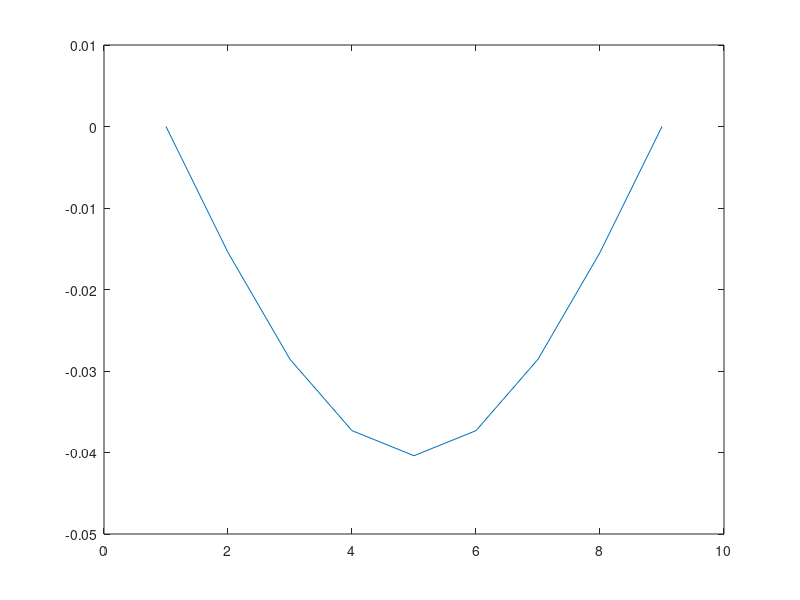

Source code (MATLAB):
% Reseni prihradove konstrukce (predmet NLMECH)
%
% Teorie 2. radu
%

clear; clc

% Dimenze ulohy (2 stupne volnosti:u,v, 2 uzly na prutu):
ndof = 3 ;
puzlu= 2 ;  

% ZADANI - material:
E=210e9 ;
bx=0.001;
hx=0.2;
A=bx*hx;
I=(1/12)*(bx)*(hx^3);

% ZADANI - geometrie:
uzly=[
0.0  0 ;
0.25 0 ;
0.5 0 ;
0.75 0 ;
1.0  0 ;
1.25  0 ;
1.5  0 ;
1.75  0 ;
2.0  0 
];

uzly = 8*uzly;
pruty=[
1 2 ;
2 3 ;
3 4 ;
4 5 ;
5 6 ;
6 7 ;
7 8 ;
8 9 ;
];

nuzlu=size(uzly,1);
nprutu=size(pruty,1);

% ZADANI - podpory (uzel,smer,velikost):
podpory=[
1 1 0 ;
1 2 0  ;
9 2 0 ];
npodpor=size(podpory,1);

% ZADANI - sily (uzel,smer,velikost):
sily=[
9 1 -1000 ];
nsil=size(sily,1);

% VYPOCET: --------------------------------

% Vypocet kodovych cisel:
kcis=zeros(nprutu,ndof*puzlu);
for i=1:nprutu
  for j=1:puzlu
    for k=1:ndof
      kcis(i, ((j-1)*ndof+k))=(pruty(i,j)-1)*ndof+k ;
    end
  end
end

% Nulovani matic a vektoru:
velikost = nuzlu*ndof;

K = zeros(velikost);
M = zeros(velikost);
u = zeros(velikost,1);
F = zeros(velikost,1);

% Sestaveni a lokalizace matic tuhosti:
for i=1:nprutu
  Keg=zeros(puzlu*ndof);

	% Delka prutu
	dx2 = (uzly(pruty(i,1),1)-uzly(pruty(i,2),1))^2;
	dy2 = (uzly(pruty(i,1),2)-uzly(pruty(i,2),2))^2;
	L = sqrt(dx2 + dy2);

	% Matice tuhosti:
  Keg=[ E*A/L 0 0 -E*A/L 0 0 ;
        0 12*E*I/L^3 6*E*I/L^2 0 -12*E*I/L^3 6*E*I/L^2 ;
        0 6*E*I/L^2 4*E*I/L 0 -6*E*I/L^2 2*E*I/L ;
        -E*A/L 0  0 E*A/L 0 0 ;
        0 -12*E*I/L^3 -6*E*I/L^2 0 12*E*I/L^3 -6*E*I/L^2 ;
        0 6*E*I/L^2 2*E*I/L 0 -6*E*I/L^2 4*E*I/L ];

	% Transformace:
	s = (uzly(pruty(i,2),2)-uzly(pruty(i,1),2))/L;
	c = (uzly(pruty(i,2),1)-uzly(pruty(i,1),1))/L;
  T = [ c  s  0  0  0  0 ; 
       -s  c  0  0  0  0 ;
        0  0  1  0  0  0 ; 
        0  0  0  c  s  0 ; 
        0  0  0 -s  c  0 ;
        0  0  0  0  0  1 ]  ;
  Ke = T' * Keg * T;
  
	% Samotna lokalizace:
  for j=1:(puzlu*ndof)
    for k=1:(puzlu*ndof)
      K(kcis(i,j),kcis(i,k)) = K(kcis(i,j),kcis(i,k))+Ke(j,k);
    end
  end
end

% Zatizeni:
for i=1:nsil
	iuz=sily(i,1);
	ismer=sily(i,2);
	pos = (ndof*(iuz-1))+ismer;
  F(pos) = F(pos)+sily(i,3);
end

% Podpory:
for i=1:npodpor
	iuz=podpory(i,1);
	ismer=podpory(i,2);
	pos = (ndof*(iuz-1))+ismer;
  u(pos) = u(pos)+podpory(i,3);
	for j=1:velikost
    K(pos,j) = 0.0 ;
    K(j,pos) = 0.0 ;
  end
	K(pos,pos) = 1.0 ;
end

% RESENI soustavy rovnic:
u=K\F ;

% Vypocet vysledku na prutech:
for i=1:nprutu
  Mn=zeros(puzlu*ndof);
  Mb=zeros(puzlu*ndof);
  Mg=zeros(puzlu*ndof);
	ue  = zeros(puzlu*ndof,1);
	uel = zeros(puzlu*ndof,1);

	% Ziskani lokalnich vektoru deformaci:
	for j=1:(puzlu*ndof)
		ue(j) = u(kcis(i,j));
	end

	% Transformace:
	dx2 = (uzly(pruty(i,1),1)-uzly(pruty(i,2),1))^2;
	dy2 = (uzly(pruty(i,1),2)-uzly(pruty(i,2),2))^2;
	L = sqrt(dx2 + dy2);

	s = (uzly(pruty(i,2),2)-uzly(pruty(i,1),2))/L;
	c = (uzly(pruty(i,2),1)-uzly(pruty(i,1),1))/L;
  T = [ c  s  0  0  0  0 ; 
       -s  c  0  0  0  0 ;
        0  0  1  0  0  0 ; 
        0  0  0  c  s  0 ; 
        0  0  0 -s  c  0 ;
        0  0  0  0  0  1 ]  ;
  uel = T * ue;

  % Matice tuhosti (jen lokalni):
  Kelb=[ E*A/L 0 0 -E*A/L 0 0 ;
        0 12*E*I/L^3 6*E*I/L^2 0 -12*E*I/L^3 6*E*I/L^2 ;
        0 6*E*I/L^2 4*E*I/L 0 -6*E*I/L^2 2*E*I/L ;
        -E*A/L 0  0 E*A/L 0 0 ;
        0 -12*E*I/L^3 -6*E*I/L^2 0 12*E*I/L^3 -6*E*I/L^2 ;
        0 6*E*I/L^2 2*E*I/L 0 -6*E*I/L^2 4*E*I/L ];

  % sily v prutech:
	Fe = Kelb * uel;
  N = Fe(1);

  % geometricka matice:
  Mn = (N/L)*[ 1  0  0 -1  0  0;
               0  1  0  0 -1  0;
               0  0  0  0  0  0
              -1  0  0  1  0  0;
               0 -1  0  0  1  0
               0  0  0  0  0  0];

  Mb = (N/(30*L))* [0 0   0     0  0  0 ;
                   0 36  3*L   0 -36 3*L ;
                   0 3*L 4*L^2 0 -3*L -(L^2) ;
                   0 0   0     0  0    0 ;
                   0 -36 -3*L  0  36 -3*L ;
                   0  3*L -(L^2) 0 -3*L 4*L^2 ];
  Me = Mn + Mb ;
  Mg = T' * Me * T;

  for j=1:(puzlu*ndof)
    for k=1:(puzlu*ndof)
      M(kcis(i,j),kcis(i,k)) = M(kcis(i,j),kcis(i,k))+Mg(j,k);
    end
  end
end

% CV5 vypocet vlastnich cisel:
% Podpory:
for i=1:npodpor
	iuz=podpory(i,1);
	ismer=podpory(i,2);
	pos = (ndof*(iuz-1))+ismer;
	for j=1:velikost
    M(pos,j) = 0.0 ;
    M(j,pos) = 0.0 ;
  end
	M(pos,pos) = 1.0 ;
end

[v,d] = eig(K, M); % Nefunguje v Octave 2.x :-(

D=diag(d);
disp('Nasobitel zatizeni je:')
dd = D(1);
di = 1;
for iy=1:size(D,1)
  if D(iy) > 1.00001
    if D(iy) == 1.0
      % nic...
    else
      dd = D(iy) ;
      di = iy ;
     break ;
    end
  end
end

for iy=di:size(D,1)
    if D(iy) < dd
        if (D(iy)) > 0
            if D(iy) == 1.0
                % nic...
            else
              dd = D(iy);
              di = iy ;
            end
        end
    end
end
(dd)*1

% Deformovany tvar (pro primy nosnik):
a=zeros(nuzlu,1);
b=zeros(nuzlu,1);
for i=1:nuzlu
a(i,1)=i;
pos=3*(i-1)+2;
b(i,1)=v(pos,di);
end
plot(a,b);

%%%%%%%%%%%%%%%%%%%%%%%%%%%%%%%%%%%%%%%%%%%%

disp('Euler by spocital [kN]:')
L = uzly(nuzlu,1) -  uzly(1,1);
Frc = (((pi^2)*E*I)/(L^2))/1000
disp('Celkova delka byla:')
L
